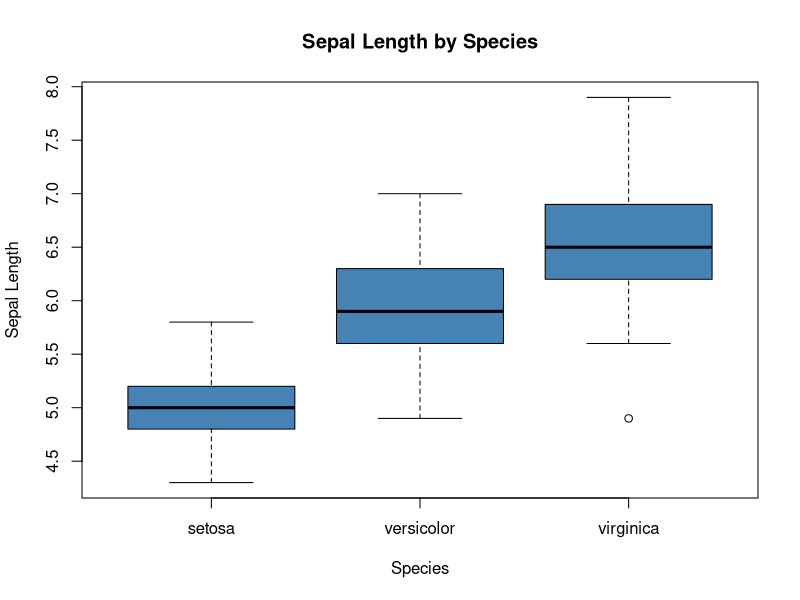

Write R code to recreate this figure.
## ---- chunk 1
summary(iris)
## ---- chunk 2
boxplot(Sepal.Length~Species,
        data=iris,
        main='Sepal Length by Species',
        xlab='Species',
        ylab='Sepal Length',
        col='steelblue',
        border='black')
## ---- chunk 3
sessionInfo()
